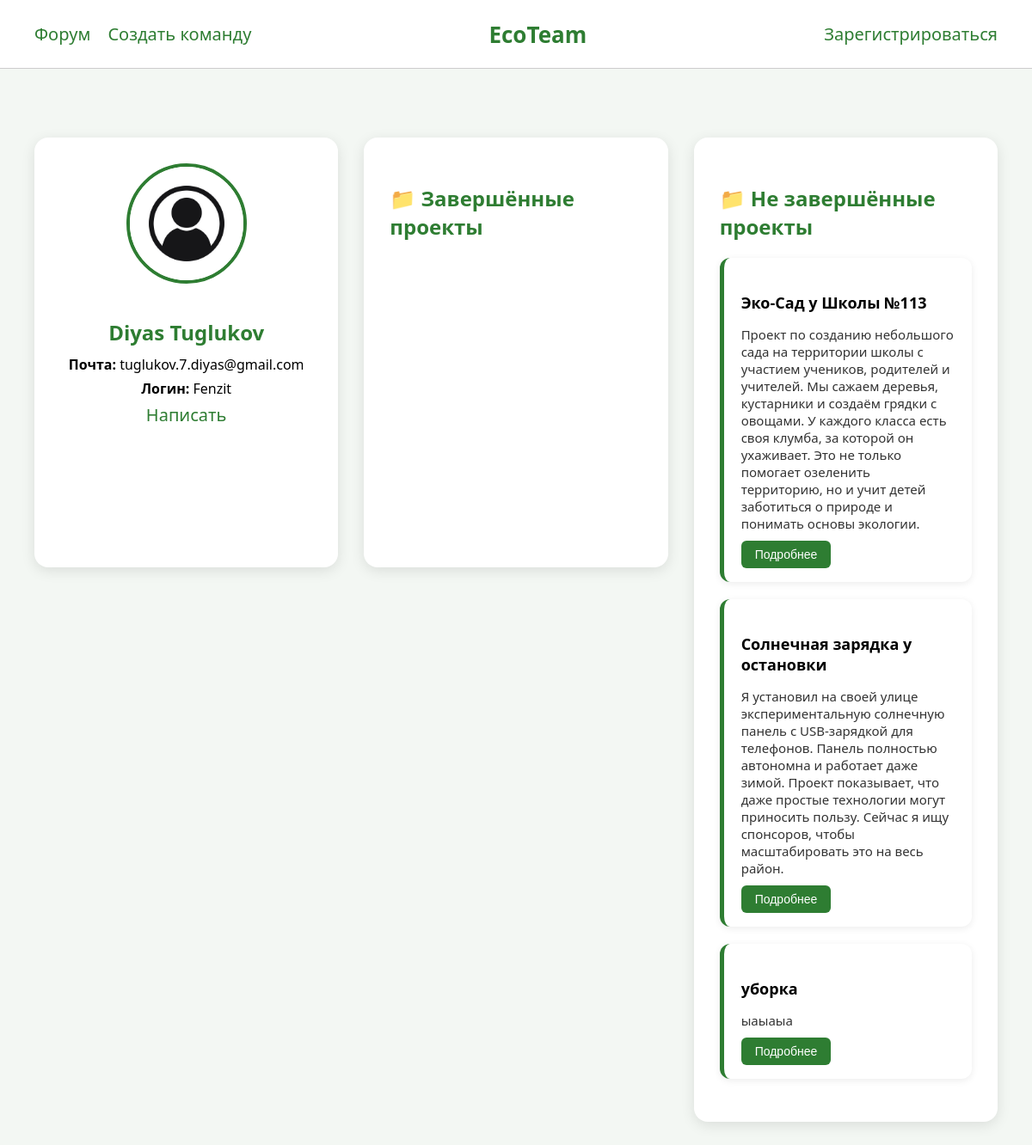
Page /users/profile/2/ on the earlier database version.
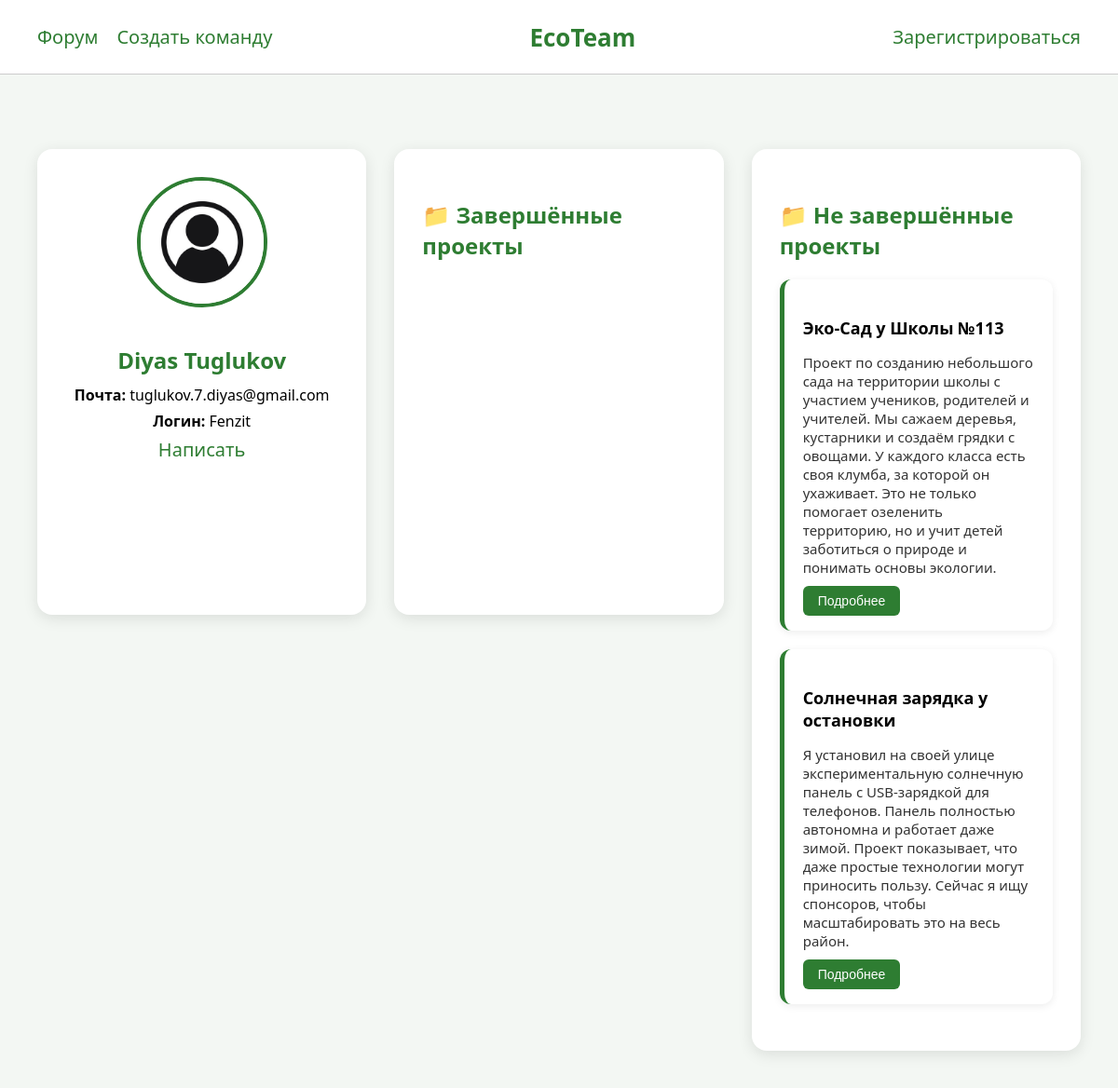
Same page on the later database version.
### main/models.py (models this page shows)
class Projects(models.Model):
    user = models.ForeignKey(User, on_delete=models.CASCADE)
    title = models.CharField(max_length=80)
    description = models.TextField()
    category = models.ForeignKey(Category, on_delete=models.CASCADE)
    participants = models.ManyToManyField(User, related_name='projectss')
    image = models.ImageField(upload_to='projimages')
    is_completed = models.BooleanField(default=False)

### users/views.py (the view)
# urls.py: path('profile/<int:user_id>/', profile, name='profile'),
def profile(request, user_id):
    user = get_object_or_404(User, id=user_id)
    completed = user.projectss.filter(is_completed=True)
    active = user.projectss.filter(is_completed=False)
    context = {
        'completed': completed,
        'user': user,
        'active': active,
        'title': 'Профиль | EcoTeam'
    }
    return render(request, 'users/profile.html', context)

### users/templates/users/profile.html (shortened to what this page needs)
{%extends 'main/base.html'%}
{%load static%}
{%block css%}
  <link rel="stylesheet" href="{%static 'profile.css'%}"/>
  <link rel="stylesheet" href="{%static 'style.css'%}">
{%endblock%}
{%block content%}
      <div class="profile-container">
        <div class="profile-card">
          <img src="{%if request.user.image%} {{user.image.url}} {%else%} {%static 'defaultuser.jpg'%} {%endif%}" alt="User Photo" class="profile-photo">
          <div class="profile-info">
            <h2>{{user.first_name}} {{user.last_name}}</h2>
            <p><strong>Почта:</strong> {{user.email}}</p>
            <p><strong>Логин:</strong> {{user.username}}</p>
                  <a class="nav-link" href="{%url 'chat' user.username%}">Написать</a>
          </div>
        </div>
        <div class="projects-list">
          <h3>📁 Завершённые проекты</h3>
        </div>
        <div class="projects-list">
          <h3>📁 Не завершённые проекты</h3>
          {%for aproj in active%}
          <div class="project-item">
            <h4>{{aproj.title}}</h4>
            <p>{{aproj.description}}</p>
            <a  href="{%url 'about' aproj.id%}"><button class="details-btn">Подробнее</button></a>
          </div>
          {%endfor%}
        </div>
      </div>
{%endblock%}

Differences in the rows shown:
removed Projects: title "уборка", description "ыаыаыа"
